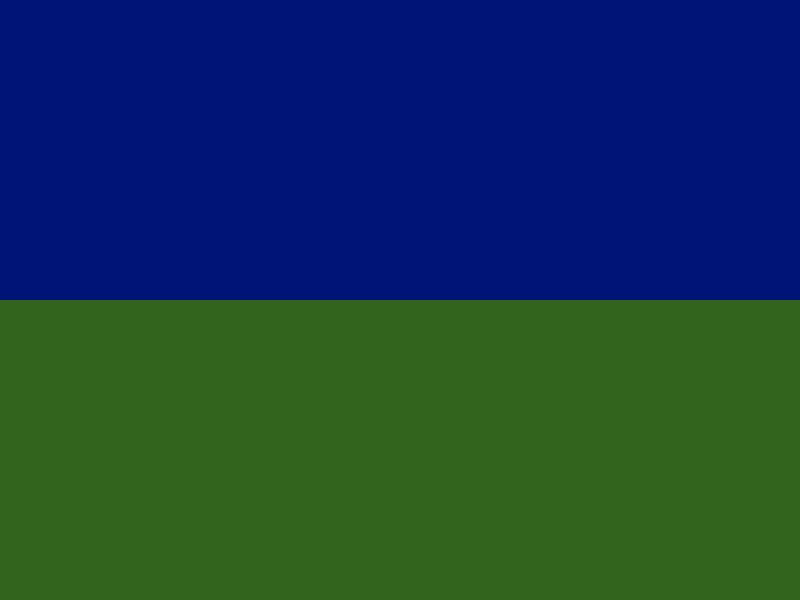
Frame 1 (no input)
Frame 60 (the mouse pressed at the canvas centre just before this capture): identical to frame 1, image omitted
Frame 120 (the mouse held since frame 60 and released just before this capture): identical to frame 1, image omitted

The Processing sketch that drew this single still picture (run headless with seeded random() and noise(); from frame 60 on, the mouse is pressed at the canvas centre):

// Processing sketch: processing_51309
// ── processing_51309.pde

/*****************************************
 * Assignment 02
 * Name:         Warren Schwartz
 * E-mail:       wschwart@haverford.edu
 * Course:       CS 110 - Section 02
 * Submitted:    2/7/12
 * 
 * This sketch depicts the horizon dividing
 the sky and the land. Clicking on the ground
 creates clumps of grass; clicking on the sky
 creates stars. I realize that stars do not
 scale in the same way that grass does in a
 perspective drawing, but, hey, they could also
 be snowflakes, and clouds seemed too obvious.
 ***********************************************/

//define variables
int horizon;
boolean sky;

void setup() {
  size(800, 600);
  //to test sketch at different resolutions or sizes:
  //size(int(random(500,screen.width)),int(random(500,screen.height)));

  //set variables

  //to test random horizons:
  //horizon = int(random(10,height-10));
  horizon = int(height/2);
  sky = true;

  //draw background and sky
  background(0, 20, 120);
  noStroke();
  fill(50, 100, 30);
  smooth();
  rect(0, horizon, width, height);
}

void draw() {
}

void mousePressed() {
  //see if mouse in sky or on ground
  if (mouseY >= horizon) {
    sky = false;
    //determine scale factor; draw grass
    float scaleFactor = ((mouseY - horizon) + 1) * 0.1;
    drawGrass(mouseX, mouseY, scaleFactor);
  }
  else {
    //determine scale factor; draw star
    float scaleFactor = ((horizon - mouseY) + 1) * 0.1;
    drawStar(mouseX, mouseY, scaleFactor);
  }
}

//define grass drawing function
void drawGrass(int x, int y, float scalefac) {
  float grassAngle = PI+PI/6;
  for (grassAngle = PI+PI/6; grassAngle < (2*PI)-PI/6; grassAngle += PI/6) {
    smooth();
    noStroke();
    fill(random(70, 90), random(120, 140), 50, 150);
    triangle(x-scalefac/3, y, x+scalefac/3, y, x+scalefac*cos(grassAngle), y+scalefac*sin(grassAngle));
  }
}

//define star drawing function
void drawStar(int x, int y, float scalefac) {
  float starAngle = 0.0;
  for (starAngle = 0; starAngle < 2*PI; starAngle += PI/4) {
    smooth();
    noStroke();
    fill(255, 255, 255);
    triangle(x+(scalefac/3)*cos(starAngle+(PI/2)), y+(scalefac/3)*sin(starAngle+(PI/2)), x+(scalefac/3)*cos(starAngle-(PI/2)), y+(scalefac/3)*sin(starAngle-(PI/2)), x+scalefac*cos(starAngle), y+scalefac*sin(starAngle));
  }
}
